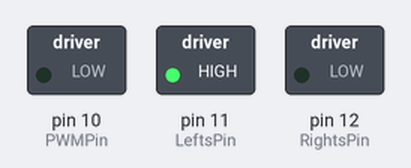
A sketch run on a simulated Arduino Uno, built with avr-gcc and run on an emulated ATmega328P. Shown: switched loads named in the sketch (green lamp = pin HIGH).

Above: at 0.15 s.
At 7.35 s:
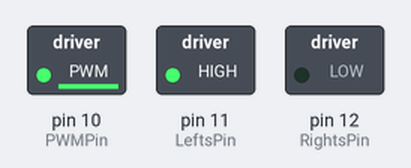
At 8.55 s:
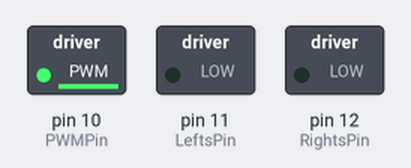
At 14.85 s:
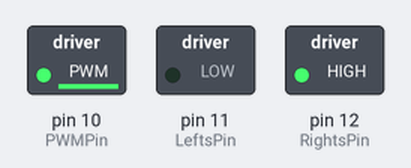
Timing chart, 0 to 15.0 s (numbered marks = the images above):
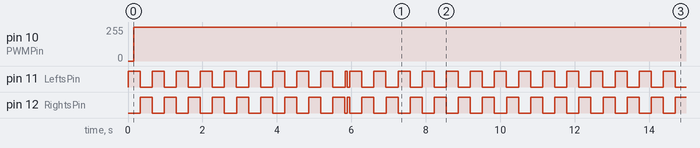

Measured:
- by itself, pin 10 (PWMPin): 0/255 → 254/255 at 0.15 s
- by itself, pin 11 (LeftsPin): goes 9 × (HIGH 0.32 s, LOW 0.33 s), HIGH 0.06 s, LOW 0.07 s, 13 × (HIGH 0.32 s, LOW 0.33 s), HIGH 0.32 s, then LOW
- by itself, pin 12 (RightsPin): goes 8 × (HIGH 0.32 s, LOW 0.33 s), HIGH 0.32 s, LOW 0.07 s, HIGH 0.06 s, 13 × (LOW 0.33 s, HIGH 0.32 s), LOW 0.33 s, then HIGH

The sketch:

MotorTestr.ino
```cpp
int LeftsPin = 11;
int RightsPin = 12;
int PWMPin = 10; //BEWARE: PWM function works on pins 3, 5, 6, 9, 10, and 11... not 13

void setup(){
  pinMode(LeftsPin, OUTPUT);
  digitalWrite(LeftsPin, LOW);
  pinMode(RightsPin, OUTPUT);
  digitalWrite(RightsPin, LOW);
  pinMode(PWMPin, OUTPUT);
  digitalWrite(PWMPin, LOW);
}

int i = 1;
int inc = 5;
int pulsewidth = 0;

void loop(){
  pulsewidth = int(255 * sin(radians(i/10)));
  if(pulsewidth < 0){
    pulsewidth = -pulsewidth;
    digitalWrite(LeftsPin, LOW);
    digitalWrite(RightsPin, HIGH);
  }
  else if(pulsewidth > 0){
    digitalWrite(LeftsPin, HIGH);
    digitalWrite(RightsPin, LOW);
  }
  else{
    digitalWrite(LeftsPin, LOW);
    digitalWrite(RightsPin, LOW);
  }
  analogWrite(PWMPin, constrain(pulsewidth, 0, 255));
  i++;
  if(i % 10 == 0){
    pulsewidth += inc;
    if(abs(pulsewidth) == 255){
      inc *= -1;
    }
  }
}
```
